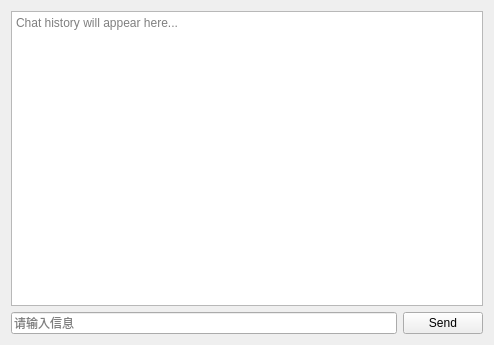
<?xml version="1.0" encoding="UTF-8"?>
<ui version="4.0">
 <class>ChatWidget</class>
 <widget class="QWidget" name="ChatWidget">
  <property name="geometry">
   <rect>
    <x>0</x>
    <y>0</y>
    <width>494</width>
    <height>345</height>
   </rect>
  </property>
  <property name="windowTitle">
   <string>Chat Client</string>
  </property>
  <layout class="QVBoxLayout" name="verticalLayout">
   <item>
    <widget class="QTextEdit" name="display_textE">
     <property name="readOnly">
      <bool>true</bool>
     </property>
     <property name="placeholderText">
      <string>Chat history will appear here...</string>
     </property>
    </widget>
   </item>
   <item>
    <layout class="QHBoxLayout" name="horizontalLayout">
     <item>
      <widget class="QLineEdit" name="input_lineE">
       <property name="placeholderText">
        <string>请输入信息</string>
       </property>
      </widget>
     </item>
     <item>
      <widget class="QPushButton" name="send_btn">
       <property name="text">
        <string>Send</string>
       </property>
      </widget>
     </item>
    </layout>
   </item>
  </layout>
 </widget>
 <resources/>
 <connections/>
</ui>
